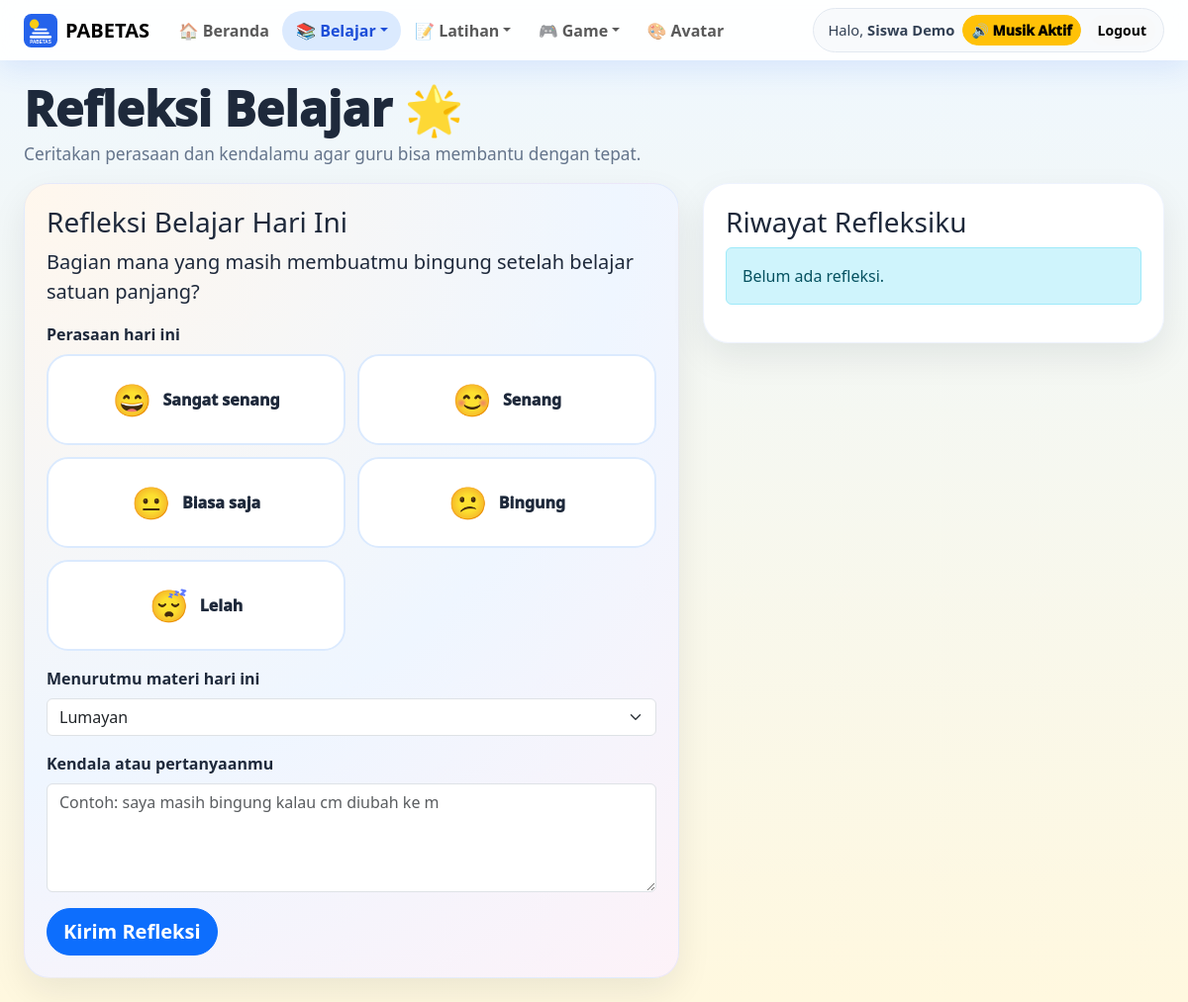
Page /student/reflection.php (signed in) on the committed database.
### tables this page shows
CREATE TABLE users (
  id INT AUTO_INCREMENT PRIMARY KEY,
  name VARCHAR(120) NOT NULL,
  username VARCHAR(60) NOT NULL UNIQUE,
  password VARCHAR(255) NOT NULL,
  role ENUM('guru','murid') NOT NULL,
  status TINYINT(1) NOT NULL DEFAULT 1,
  avatar_key VARCHAR(40) NOT NULL DEFAULT 'rocket',
  created_at TIMESTAMP DEFAULT CURRENT_TIMESTAMP
);

CREATE TABLE IF NOT EXISTS reflection_prompts (
  id INT AUTO_INCREMENT PRIMARY KEY,
  title VARCHAR(150) NOT NULL,
  question_text TEXT NOT NULL,
  status TINYINT(1) NOT NULL DEFAULT 1,
  created_by INT NULL,
  created_at TIMESTAMP DEFAULT CURRENT_TIMESTAMP,
  updated_at DATETIME NULL
);

### app/helpers.php (called while the page is built, shortened)
<?php
function e($value) {
    return htmlspecialchars((string)$value, ENT_QUOTES, 'UTF-8');
}
function url($path = '') {
    $base = rtrim(APP_URL, '/');
    $path = ltrim($path, '/');
    return $base . '/' . $path;
}

### app/db.php (called while the page is built)
<?php
function db() {
    static $pdo = null;
    if ($pdo instanceof PDO) {
        return $pdo;
    }
    $dsn = 'mysql:host=' . DB_HOST . ';port=' . DB_PORT . ';dbname=' . DB_NAME . ';charset=' . DB_CHARSET;
    try {
        $pdo = new PDO($dsn, DB_USER, DB_PASS, [
            PDO::ATTR_ERRMODE => PDO::ERRMODE_EXCEPTION,
            PDO::ATTR_DEFAULT_FETCH_MODE => PDO::FETCH_ASSOC,
            PDO::ATTR_EMULATE_PREPARES => false,
        ]);
        return $pdo;
    } catch (PDOException $e) {
        if (defined('APP_DEBUG') && APP_DEBUG) {
            exit('<h2>Koneksi database gagal</h2><p>' . htmlspecialchars($e->getMessage()) . '</p><p>Jalankan <b>/install.php</b> atau import <b>database/pabetas_advanced.sql</b>.</p>');
        }
        exit('Koneksi database gagal. Hubungi administrator.');
    }
}

### app/auth.php (called while the page is built, shortened)
<?php
function current_user() {
    static $user = null;
    if ($user !== null) return $user;
    $stmt = db()->prepare('SELECT id, name, username, role, status, avatar_key FROM users WHERE id=? LIMIT 1');
    $stmt->execute([$_SESSION['user_id']]);
    $user = $stmt->fetch();
    return $user ?: null;
}
function require_login() {
    if (!current_user()) {
        redirect('login.php');
    }
}
function require_role($role) {
    require_login();
}

### public/student/reflection.php (the view, shortened to what this page needs)
<?php
require_once __DIR__ . '/../../app/layout.php';
require_role('murid');
$pdo = db();
try {
    $pdo->exec("CREATE TABLE IF NOT EXISTS reflection_prompts (id INT AUTO_INCREMENT PRIMARY KEY, title VARCHAR(150) NOT NULL, question_text TEXT NOT NULL, status TINYINT(1) NOT NULL DEFAULT 1, created_by INT NULL, created_at TIMESTAMP DEFAULT CURRENT_TIMESTAMP, updated_at DATETIME NULL) ENGINE=InnoDB DEFAULT CHARSET=utf8mb4");
    $pdo->exec("CREATE TABLE IF NOT EXISTS learning_reflections (id INT AUTO_INCREMENT PRIMARY KEY, user_id INT NOT NULL, prompt_id INT NULL, mood VARCHAR(40) NOT NULL, difficulty_level ENUM('mudah','sedang','sulit') NOT NULL DEFAULT 'sedang', obstacle_text TEXT NULL, teacher_note TEXT NULL, created_at TIMESTAMP DEFAULT CURRENT_TIMESTAMP, updated_at DATETIME NULL) ENGINE=InnoDB DEFAULT CHARSET=utf8mb4");
} catch (Throwable $e) {}
$prompt = $pdo->query('SELECT * FROM reflection_prompts WHERE status=1 ORDER BY id DESC LIMIT 1')->fetch();
$stmt = $pdo->prepare('SELECT * FROM learning_reflections WHERE user_id=? ORDER BY id DESC LIMIT 10');
$stmt->execute([current_user()['id']]);
$history = $stmt->fetchAll();
render_header('Refleksi Belajar','reflection');
?>
<div class="page-title compact-title"><h1>Refleksi Belajar 🌟</h1><p>Ceritakan perasaan dan kendalamu agar guru bisa membantu dengan tepat.</p></div>
<div class="row g-4">
  <div class="col-lg-7"><div class="panel-card kid-reflection-card"><h3><?= e($prompt['title'] ?? 'Refleksi Belajar Hari Ini') ?></h3><p class="fs-5"><?= e($prompt['question_text'] ?? 'Bagian mana yang masih membuatmu bingung?') ?></p>
    <form method="post"><?= csrf_field() ?><input type="hidden" name="prompt_id" value="<?= (int)($prompt['id'] ?? 0) ?>">
      <label class="form-label fw-bold">Perasaan hari ini</label><div class="mood-grid mood-grid-animated mb-3">
        <?php foreach(['😄 Sangat senang','😊 Senang','😐 Biasa saja','😕 Bingung','😴 Lelah'] as $m): ?><label><input type="radio" name="mood" value="<?= e($m) ?>" required><span><em><?= e(mb_substr($m,0,2)) ?></em><b><?= e(trim(mb_substr($m,2))) ?></b></span></label><?php endforeach; ?>
      </div>
      <label class="form-label fw-bold">Menurutmu materi hari ini</label><select class="form-select mb-3" name="difficulty_level"><option value="mudah">Mudah</option><option value="sedang" selected>Lumayan</option><option value="sulit">Sulit</option></select>
      <label class="form-label fw-bold">Kendala atau pertanyaanmu</label><textarea class="form-control mb-3" name="obstacle_text" rows="4" placeholder="Contoh: saya masih bingung kalau cm diubah ke m"></textarea>
      <button class="btn btn-primary rounded-pill btn-lg">Kirim Refleksi</button>
    </form>
  </div></div>
  <div class="col-lg-5"><div class="panel-card"><h3>Riwayat Refleksiku</h3><?php if(!$history): ?><div class="alert alert-info">Belum ada refleksi.</div><?php endif; ?></div></div>
</div>
<?php render_footer(); ?>

### app/layout.php (shortened to what this page needs)
<?php
function nav_active(array $items, string $active): string {
    return in_array($active, $items, true) ? 'active' : '';
}
function sound_context_from_active(string $active, bool $isGuru): string {
    if ($active === 'reflection') return 'refleksi';
    return 'home';
}
function render_header($title, $active = '') {
    $user = current_user();
    $isGuru = $user && $user['role'] === 'guru';
    $soundContext = sound_context_from_active($active, $isGuru);
    ?>
<!doctype html>
<html lang="id">
<head>
    <link href="https://cdn.jsdelivr.net/npm/bootstrap@5.3.3/dist/css/bootstrap.min.css" rel="stylesheet">
    <link rel="stylesheet" href="<?= url('assets/css/style.css?v=9') ?>">
</head>
<body data-sound-context="<?= e($soundContext) ?>">
<nav class="navbar navbar-expand-lg navbar-pabetas sticky-top">
    <div class="container-fluid px-3 px-md-4">
        <a class="navbar-brand fw-black d-flex align-items-center gap-2" href="<?= url($isGuru ? 'teacher/dashboard.php' : 'student/dashboard.php') ?>">
            <img src="<?= url(SCHOOL_LOGO) ?>" class="logo-sm" alt="Logo"> <span>PABETAS</span>
        </a>
        <div class="collapse navbar-collapse" id="navMain">
            <ul class="navbar-nav me-auto mb-2 mb-lg-0 nav-compact">
                <?php if ($isGuru): ?>
                    <li class="nav-item"><a class="nav-link <?= $active==='dashboard'?'active':'' ?>" href="<?= url('teacher/dashboard.php') ?>">🏠 Dashboard</a></li>
                    <li class="nav-item dropdown">
                        <a class="nav-link dropdown-toggle <?= nav_active(['materials','questions','quizzes','essay_sets','learning_flow','reflections'], $active) ?>" href="#" data-bs-toggle="dropdown">📚 Pembelajaran</a>
                        <ul class="dropdown-menu dropdown-menu-pabetas">
                            <li><a class="dropdown-item <?= $active==='materials'?'active':'' ?>" href="<?= url('teacher/materials.php') ?>">Papan Belajar</a></li>
                            <li><a class="dropdown-item <?= $active==='questions'?'active':'' ?>" href="<?= url('teacher/questions.php') ?>">Bank Soal</a></li>
                            <li><a class="dropdown-item <?= $active==='quizzes'?'active':'' ?>" href="<?= url('teacher/quizzes.php') ?>">Kuis, Pretest, Posttest</a></li>
                            <li><a class="dropdown-item <?= $active==='essay_sets'?'active':'' ?>" href="<?= url('teacher/essay_sets.php') ?>">Paket Esai</a></li>
                            <li><a class="dropdown-item <?= $active==='learning_flow'?'active':'' ?>" href="<?= url('teacher/learning_flow.php') ?>">Alur Belajar</a></li>
                            <li><a class="dropdown-item <?= $active==='reflections'?'active':'' ?>" href="<?= url('teacher/reflections.php') ?>">Refleksi Murid</a></li>
                        </ul>
                    </li>
                    <li class="nav-item dropdown">
                        <a class="nav-link dropdown-toggle <?= nav_active(['rooms','live_games','weekly'], $active) ?>" href="#" data-bs-toggle="dropdown">🎮 Game</a>
                        <ul class="dropdown-menu dropdown-menu-pabetas">
                            <li><a class="dropdown-item <?= $active==='rooms'?'active':'' ?>" href="<?= url('teacher/rooms.php') ?>">Mode Tim</a></li>
                            <li><a class="dropdown-item <?= $active==='live_games'?'active':'' ?>" href="<?= url('teacher/live_games.php') ?>">Live Game</a></li>
                            <li><a class="dropdown-item <?= $active==='weekly'?'active':'' ?>" href="<?= url('teacher/weekly_leaderboard.php') ?>">Leaderboard Mingguan</a></li>
                        </ul>
                    </li>
                    <li class="nav-item dropdown">
                        <a class="nav-link dropdown-toggle <?= nav_active(['grading','academic','reports'], $active) ?>" href="#" data-bs-toggle="dropdown">📊 Nilai & Laporan</a>
                        <ul class="dropdown-menu dropdown-menu-pabetas">
                            <li><a class="dropdown-item <?= $active==='grading'?'active':'' ?>" href="<?= url('teacher/grading.php') ?>">Nilai Esai</a></li>
                            <li><a class="dropdown-item <?= $active==='academic'?'active':'' ?>" href="<?= url('teacher/academic_reports.php') ?>">Laporan Akademik</a></li>
                            <li><a class="dropdown-item <?= $active==='reports'?'active':'' ?>" href="<?= url('teacher/reports.php') ?>">Laporan Umum</a></li>
                        </ul>
                    </li>
                    <li class="nav-item"><a class="nav-link <?= $active==='students'?'active':'' ?>" href="<?= url('teacher/students.php') ?>">👥 Murid</a></li>
                <?php elseif ($user): ?>
                    <li class="nav-item"><a class="nav-link <?= $active==='student'?'active':'' ?>" href="<?= url('student/dashboard.php') ?>">🏠 Beranda</a></li>
                    <li class="nav-item dropdown">
                        <a class="nav-link dropdown-toggle <?= nav_active(['academic','learn','ladder','reflection'], $active) ?>" href="#" data-bs-toggle="dropdown">📚 Belajar</a>
                    </li>
                    <li class="nav-item dropdown">
                        <a class="nav-link dropdown-toggle <?= nav_active(['quiz','essay_quiz','essay_feedback'], $active) ?>" href="#" data-bs-toggle="dropdown">📝 Latihan</a>
                    </li>
                    <li class="nav-item dropdown">
                        <a class="nav-link dropdown-toggle <?= nav_active(['live','team','team_game','ranking'], $active) ?>" href="#" data-bs-toggle="dropdown">🎮 Game</a>
                    </li>
                    <li class="nav-item"><a class="nav-link <?= $active==='avatar'?'active':'' ?>" href="<?= url('student/avatar.php') ?>">🎨 Avatar</a></li>
                <?php endif; ?>
            </ul>
            <?php if ($user): ?>
            <div class="nav-user-box">
                <span>Halo, <b><?= e($user['name']) ?></b></span>
                <button type="button" class="btn btn-outline-light btn-sm rounded-pill" id="soundToggle" title="Aktifkan suara">🔊 Suara</button>
                <a class="btn btn-light btn-sm rounded-pill" href="<?= url('logout.php') ?>">Logout</a>
            </div>
            <?php endif; ?>
        </div>
    </div>
</nav>
<main class="container-fluid px-3 px-md-4 py-4">
    <?php
}
function render_footer() {
    ?>
</main>
</body>
</html>
    <?php
}

### public/assets/css/style.css (style rules this page uses)
:root { --blue:#2563eb;--sky:#38bdf8;--yellow:#facc15;--red:#fb7185;--purple:#8b5cf6;--dark:#1e293b;--soft:#f8fafc;--green:#22c55e }
* { box-sizing:border-box }
body { background:linear-gradient(180deg,#eef7ff 0%,#fff8df 100%);font-family:system-ui,-apple-system,BlinkMacSystemFont,"Segoe UI",sans-serif;color:var(--dark);min-height:100vh }
.fw-black { font-weight:900 }
.navbar-pabetas { background:rgba(255,255,255,.9);backdrop-filter:blur(14px);box-shadow:0 8px 30px rgba(37,99,235,.12) }
.navbar-pabetas .nav-link { font-weight:700;border-radius:999px;padding:.5rem .85rem!important }
.navbar-pabetas .nav-link.active,.navbar-pabetas .nav-link:hover { background:#dbeafe;color:#1d4ed8 }
.logo-sm { width:34px;height:34px }
.page-hero h1,.student-hero h1,.page-title h1 { font-weight:1000 }
.page-title { margin-bottom:22px }
.page-title p { color:#64748b;font-size:1.08rem }
.stat-card,.panel-card,.feature-card,.lesson-card,.question-card { background:rgba(255,255,255,.94);border:1px solid rgba(37,99,235,.08);border-radius:26px;padding:22px;box-shadow:0 14px 35px rgba(15,23,42,.08) }
.nav-user-box { display:flex;align-items:center;gap:10px;background:#f8fafc;border:1px solid #e2e8f0;border-radius:999px;padding:6px 8px 6px 14px }
.nav-user-box span { font-size:.92rem;color:#334155 }
.btn { font-weight:850 }
.compact-title { margin-bottom:1rem!important }
.compact-title h1 { line-height:1.05 }
.nav-user-box { display:flex;align-items:center;gap:.5rem;flex-wrap:wrap }
.kid-reflection-card { background:linear-gradient(135deg,#fff,#eff6ff) }
.mood-grid { display:grid;grid-template-columns:repeat(2,minmax(0,1fr));gap:.75rem }
.mood-grid span { display:block;padding:1rem;border:2px solid #dbeafe;border-radius:22px;background:#fff;font-weight:1000;text-align:center;cursor:pointer;transition:.18s }
.lesson-card,.panel-card { overflow-wrap:anywhere }
.mood-grid-animated span { min-height:92px;display:flex!important;align-items:center;justify-content:center;gap:.7rem;position:relative;overflow:hidden }
.mood-grid-animated span em { font-style:normal;font-size:2rem;display:inline-block;animation:moodBounce 1.8s ease-in-out infinite }
.mood-grid-animated span b { font-weight:1000 }
.mood-grid-animated label:nth-child(2) span em { animation-delay:.15s }
.mood-grid-animated label:nth-child(3) span em { animation-delay:.3s }
.mood-grid-animated label:nth-child(4) span em { animation-delay:.45s }
.mood-grid-animated label:nth-child(5) span em { animation-delay:.6s }
.kid-reflection-card { background:radial-gradient(circle at top left,#fff7ed,#eff6ff 58%,#fdf2f8)!important }
.page-title.compact-title h1 { font-size:clamp(2rem,4vw,3.2rem) }
#soundToggle { font-weight:1000;white-space:nowrap }
.nav-user-box #soundToggle { min-width:116px }
.option-box,.btn,.role-card,.avatar-choice,.mood-option { transition:transform .16s ease, box-shadow .16s ease, background .16s ease }

### rows in the picture
users: name "Siswa Demo"
reflection_prompts: title "Refleksi Belajar Hari Ini", question_text "Bagian mana yang masih membuatmu bingung setelah belajar satuan panjang?"

### other values in the picture
mb_substr($m,0,2) "😄"
mb_substr($m,2) "Sangat senang"
mb_substr($m,0,2) "😊"
mb_substr($m,2) "Senang"
mb_substr($m,0,2) "😐"
mb_substr($m,2) "Biasa saja"
mb_substr($m,0,2) "😕"
mb_substr($m,2) "Bingung"
mb_substr($m,0,2) "😴"
mb_substr($m,2) "Lelah"
